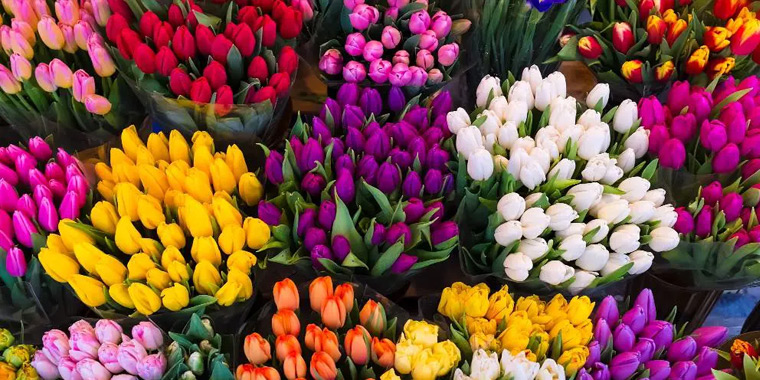
#> input picture tulipanes.jpg, 760 x 380 px, found by its file name
$ python histograma.py
#> lines starting #> are read from the running program, lines starting #| are printed output that depends on the picture
import cv2
import numpy as np
import matplotlib.pyplot as plt
image_path = ("C:/Users/extnoriegasl/OneDrive - Balluff GmbH/Documentos/EstadiasLCSN/tulipanes.jpg")
image = cv2.imread(image_path)
#> image is the input picture: shape (380, 760, 3); mean B, G, R 68.1, 79.6, 128.6
if image is None:
    exit()
image_rgb = cv2.cvtColor(image, cv2.COLOR_BGR2RGB)
colors = ('b', 'g', 'r')
channels = cv2.split(image)
plt.figure(figsize=(10, 5))
plt.title("Histogramas de los canales de color")
plt.xlabel("Intensidad")
plt.ylabel("Frecuencia")
for i, color in enumerate(colors):
    hist = cv2.calcHist([channels[i]], [0], None, [256], [0, 256])
    plt.plot(hist, color=color, label=f"Canal {color.upper()}")
    plt.xlim([0, 256])
plt.legend()
plt.show()
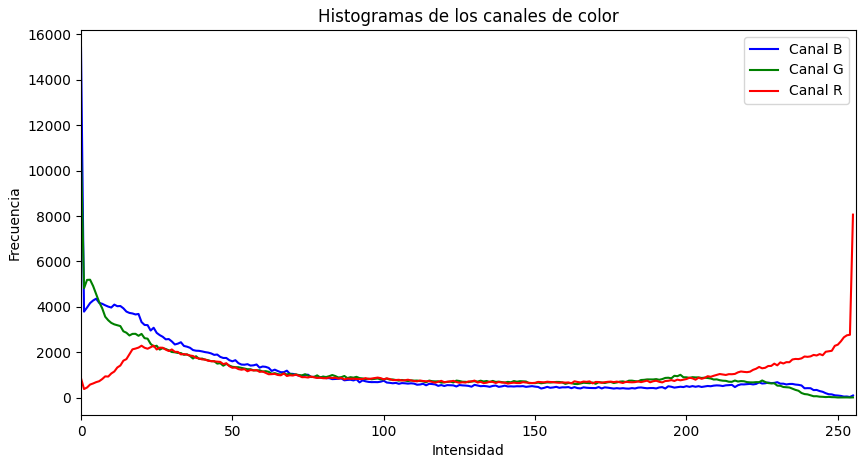
#> figure drawn by matplotlib, 1 panel; curve peaks at x = 0, y = 15424; curve peaks at x = 0, y = 10760; curve peaks at x = 255, y = 8063
